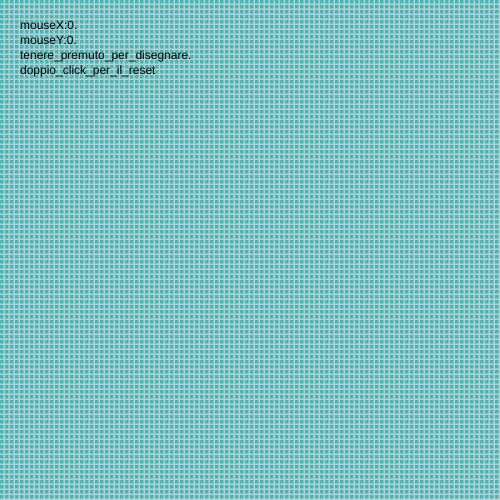
Frame 1 (no input)
Frame 60 (no input): identical to frame 1, image omitted
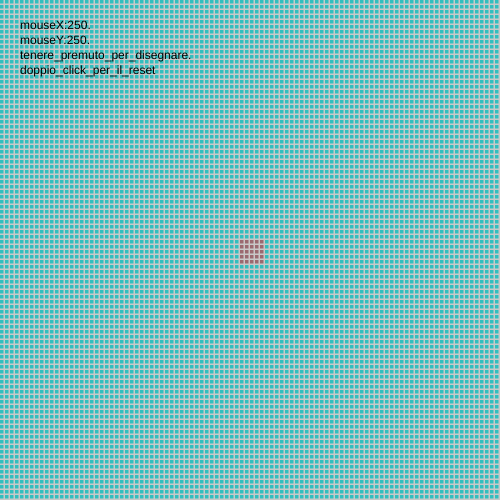
Frame 120 (the mouse pressed at the canvas centre since frame 60)

The p5.js sketch that drew these frames (run headless with seeded random() and noise() and a simulated clock; from frame 60 on, the mouse is pressed at the canvas centre):

// p5.js sketch
// ── sketch.js
let Cmax = 500;
let n = 500;
let pX = [];
let pY = [];
let toccato = [];   // variabile per memoria
let i, t;

function setup() {
  createCanvas(Cmax, Cmax);
  
}

function draw() {
  //ciclo per griglia
  background(200);
  for (t = 0; t < n; t += 5) {
    for (i = 0; i < n; i += 5) {
      pX[t] = t;
      pY[i] = i;
      noStroke();

      // colora se tasto è premuto con raggio 15
      if (mouseIsPressed && (mouseX - pX[t]) * (mouseX - pX[t]) + (mouseY - pY[i]) * (mouseY - pY[i]) < 225) {
        toccato[t * n + i] = true;
      }

      // colore dei quadrati
      if (toccato[t * n + i]) {
        fill(155, 105, 112);
      } else {
        fill(50,190,190);
      }

      square(pX[t], pY[i], 3.5);
    }
  }
   fill(0);
  //testo
  text("mouseX:" + mouseX + ". mouseY:" + mouseY + ". tenere_premuto_per_disegnare."+" doppio_click_per_il_reset" , 20, 20,2);
  
}

// reset
function doubleClicked() {
  toccato = [];
}
